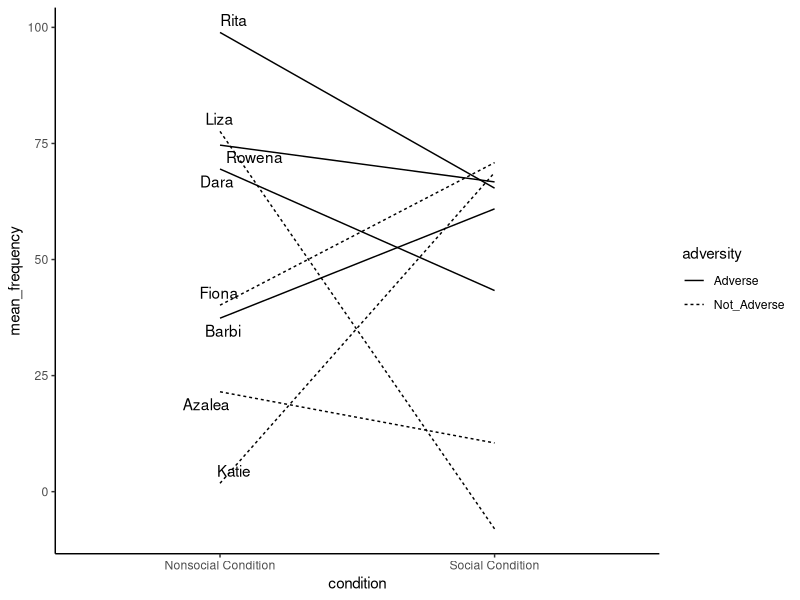
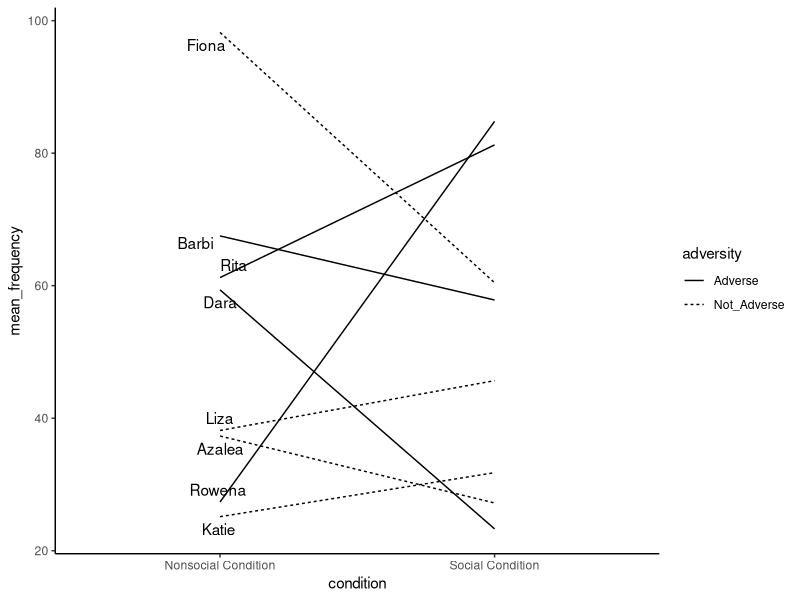
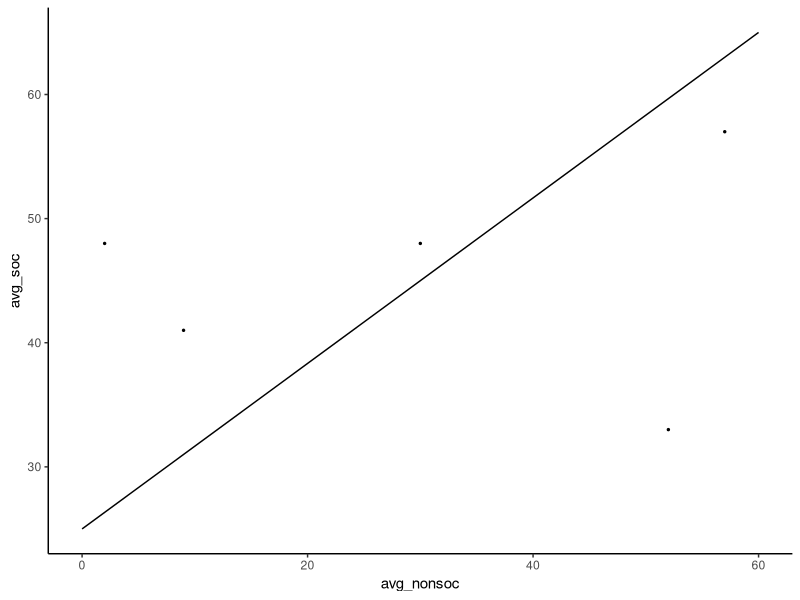

These charts were generated, in order, by the following R code:
## ---- chunk 1
knitr::opts_chunk$set(echo = TRUE)
## ---- chunk 2
#loading library to enable visualization of ggplot function use
library(ggplot2)
library(ggrepel)
## ---- chunk 3

names<-rep(c("Dara","Rita","Liza", "Azalea", "Barbi","Rowena","Katie","Fiona"), each=2)
lnames<-c("","Dara","","Rita","","Liza", "","Azalea", "","Barbi","","Rowena","","Katie","","Fiona")
mean_frequency<-rnorm(16,45,25)
condition<-rep(c("Social Condition","Nonsocial Condition"),8)
adversity<-rep(c("Adverse","Not_Adverse"),times=c(4,4))

plot_df<-data.frame(names,mean_frequency,adversity,condition)

#print(plot_df)

ggplot(plot_df, aes(condition,mean_frequency,group=names,linetype=adversity))+geom_line()+geom_text_repel(label=lnames, position = "nudge")+theme_classic()


## ---- chunk 4

names<-rep(c("Dara","Rita","Liza", "Azalea", "Barbi","Rowena","Katie","Fiona"), each=2)
lnames<-c("","Dara","","Rita","","Liza", "","Azalea", "","Barbi","","Rowena","","Katie","","Fiona")
mean_frequency<-rnorm(16,45,25)
condition<-rep(c("Social Condition","Nonsocial Condition"),8)
adversity<-rep(c("Adverse","Not_Adverse"),times=c(4,4))

plot_df<-data.frame(names,mean_frequency,adversity,condition)

#print(plot_df)

ggplot(plot_df, aes(condition,mean_frequency,group=names,linetype=adversity))+geom_line()+geom_text_repel(label=lnames, position = "nudge")+theme_classic()


## ---- chunk 5
avg_nonsoc<-c(0,60)
avg_soc<-c(25,65)
ad_avg_nonsoc<-c(0,2,5,9,30,52,57,67)
ad_avg_soc<-c(12,48,4,41,48,33,57,59)
plot_da<-data.frame(avg_nonsoc,avg_soc)
plot_db<-data.frame(ad_avg_nonsoc,ad_avg_soc)

ggplot(plot_da)+geom_line(mapping = aes(avg_nonsoc,avg_soc))+geom_point(data =plot_db ,x=ad_avg_nonsoc,y=ad_avg_soc, size=.5)+theme_classic()
